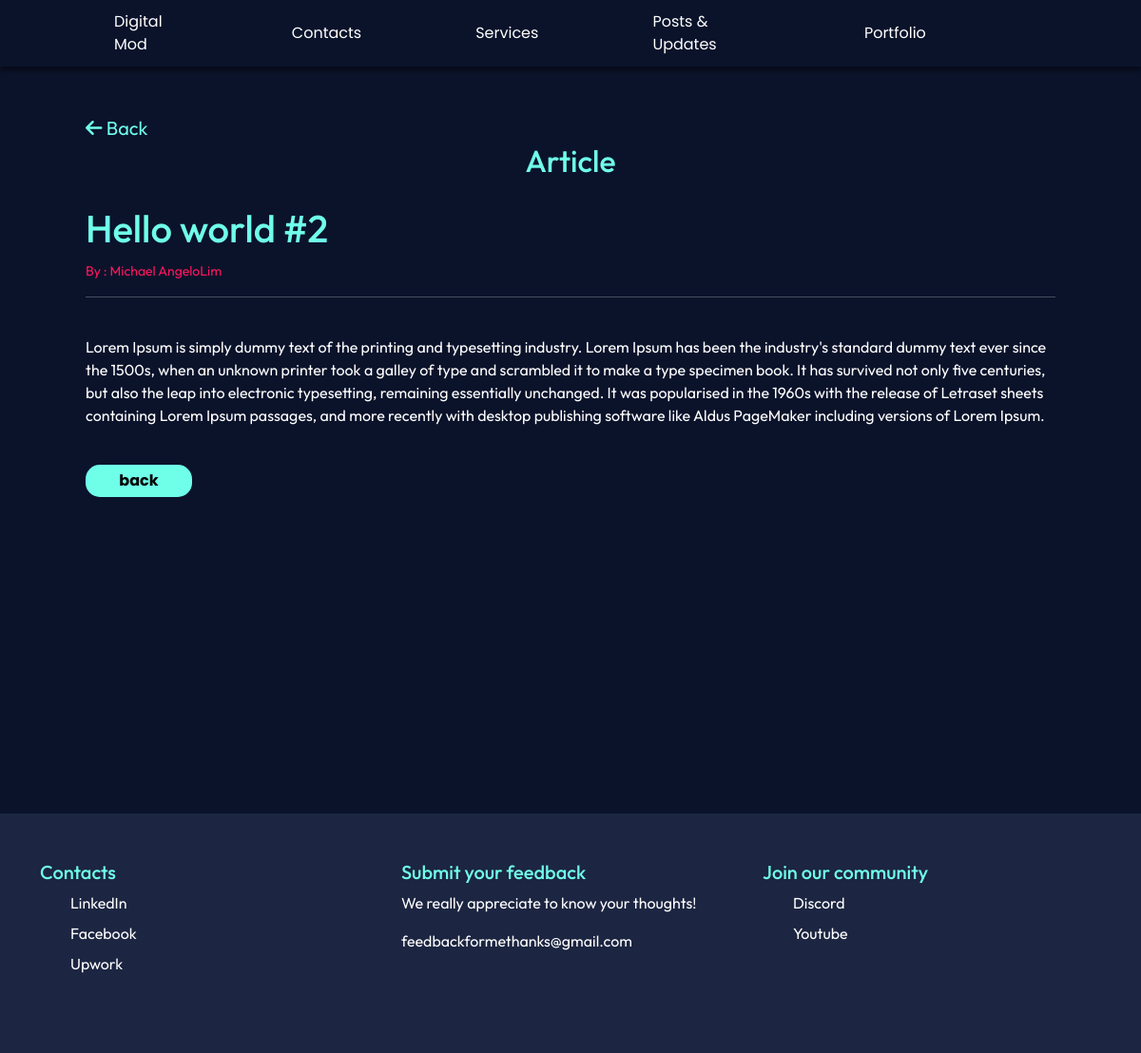
The app's page /article/2 with its own data.
### core/models.py (models this page shows, shortened)
class Post(models.Model):
    title = models.CharField(max_length=255)
    author = models.ForeignKey(User, on_delete=models.CASCADE)
    body = models.TextField()

### core/views.py (the view)
# urls.py: path('article/<int:pk>', detailedBlog.as_view(), name='detailed-Blog'),
class detailedBlog(DetailView):
    model = Post
    template_name = 'detailed_blog.html'

### core/templates/detailed_blog.html (shortened to what this page needs)
{% extends 'base.html' %}
{% block content %}
<div class="section">
    <div class="prev-page">
        <a href="{% url 'blogs' %}"><i class="fa-solid fa-arrow-left"></i> Back</a>
    </div>
</div>
<div class="section">
    <div class="headerTitle">
        <h2>Article</h2>
    </div>
    <div class="detailedpost">
        <h1>{{ post.title }}</h1>
        <small>By : {{ post.author.first_name }}{{ post.author.last_name }}</small>
        <hr>
        <br>
        <p>{{post.body}}</p>
        <br>
        <div class="custombtn">
            <a href="{% url 'blogs' %}" class="button">back</a>
        </div>
    </div>
</div>
{% endblock %}

### static/css/style.css (style rules this page uses)
:root { --color-background: rgba(11, 19, 43, 1); --text-white: white; --color-custom1: rgba(111, 255, 233, 1); --color-custom2: rgba(28, 37, 65, 1); --color-custom3: rgba(58, 80, 107, 1); --color-highlight: rgb(255, 22, 92); }
* { margin: 0; padding: 0; font-family: "Outfit", sans-serif; }
body { background-color: var(--color-background); }
.section { padding: 0 90px; margin: 0 auto; }
.headerTitle { color: var(--color-custom1); display: flex; justify-content: center; padding: 0 0 20px; }
.custombtn { display: flex; justify-content: start; padding-bottom: 30px; }
.custombtn .button { text-decoration: none; text-align: center; }
.button { border: none; font-family: "Poppins", sans-serif; font-weight: 700; color: black; background-color: var(--color-custom1); padding: 5px 10px 5px 10px; border-radius: 15px; width: 7rem; transition: all .3s; }
.prev-page { display: flex; justify-content:flex-start; }
.prev-page a { text-decoration: none; color: var(--color-custom1); font-size: 20px; }
.detailedpost { color: white; min-height: 80vh; }
.detailedpost h1 { color: var(--color-custom1); }
.detailedpost small { color: rgb(255, 22, 92); }

### records on screen
Post: title "Hello world #2", author.first_name "Michael Angelo", author.last_name "Lim", body "Lorem Ipsum is simply dummy text of the printing and typesetting industry. Lorem Ipsum has been the industry's standard dummy text ever since the 1500s, when an unknown printer took a galley of type and scrambled it to make a type specimen book. It has survived not only five centuries, but also the leap into electronic typesetting, remaining essentially unchanged. It was popularised in the 1960s with the release of Letraset sheets containing Lorem Ipsum passages, and more recently with desktop publishing software like Aldus PageMaker including versions of Lorem Ipsum."
